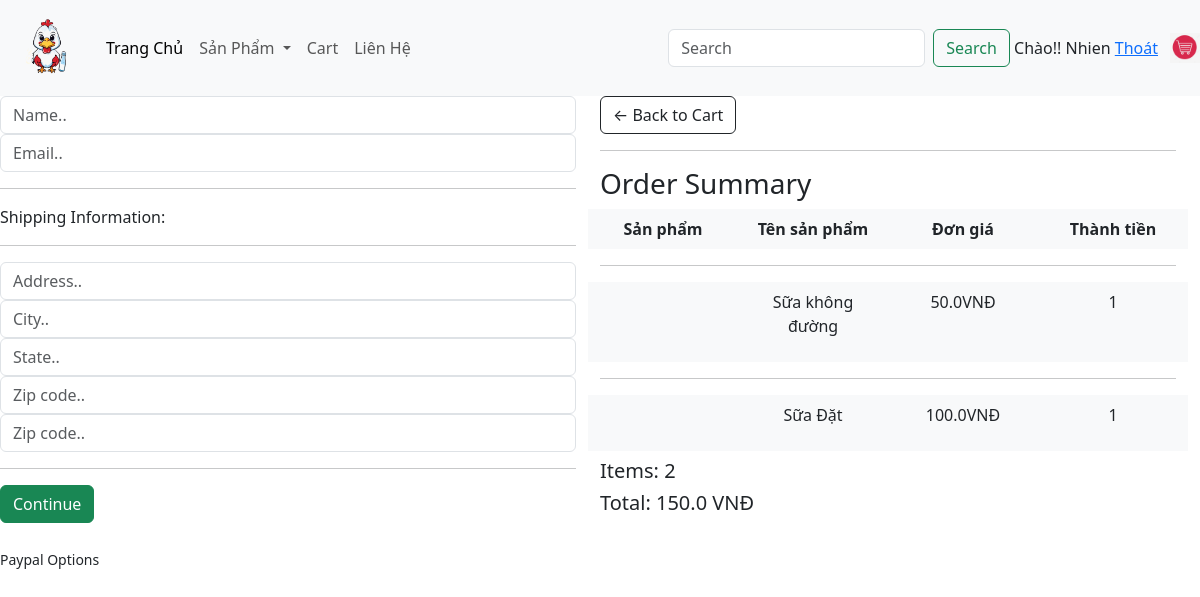
/checkout/ (signed in), run on an earlier commit of the app's database.
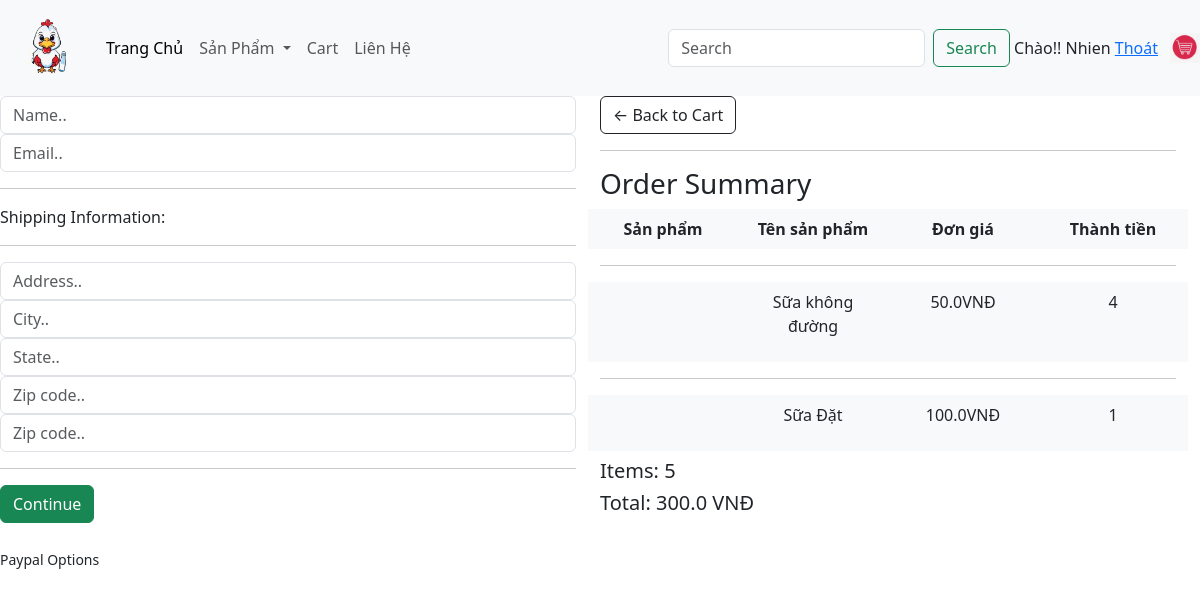
And on a later commit of the database.
### app/models.py (models this page shows, shortened)
class OrderItem(models.Model):
    product = models.ForeignKey(Product, on_delete=models.SET_NULL,blank=True, null=True)
    order = models.ForeignKey(Order, on_delete=models.SET_NULL,blank=True, null=True)
    quantity = models.IntegerField(default=0, null=True, blank=False)
    date_added = models.DateTimeField(auto_now_add=True)
    @property
    def get_total(self):
        total = self.product.price * self.quantity
        return total

class Order(models.Model):
    Customer = models.ForeignKey(User, on_delete=models.SET_NULL, null=True, blank=False)
    date_order = models.DateTimeField(auto_now_add=True)
    complete = models.BooleanField(default=False, null=True, blank=False)
    transaction_id = models.CharField(max_length=200, null = True)
    @property
    def get_cart_items(self):
        orderitems = self.orderitem_set.all()
        total = sum([item.quantity for item in orderitems ])
        return total
    @property
    def get_cart_total(self):
        orderitems = self.orderitem_set.all()
        total = sum([item.get_total for item in orderitems ])
        return total

class Product(models.Model):
    category = models.ManyToManyField(Category,related_name='products')
    name = models.CharField(max_length=200, null=True)
    price = models.FloatField()
    digital = models.BooleanField(default=False, null=True, blank=False)
    image = models.ImageField(null=True, blank=True)
    detail = models.TextField(null=True, blank=True)
    @property
    def ImageURL(self):
        try:
            url = self.image.url
        except:
            url = ''
        return url

### app/views.py (the view)
# urls.py: path('checkout/', views.checkout, name="checkout"),
def checkout(request):
    context={}
    if request.user.is_authenticated:
        customer = request.user
        order, created = Order.objects.get_or_create(Customer=customer, complete=False)
        items = order.orderitem_set.all()
        cartItems = order.get_cart_items
        user_login = "show"
        User_not_login = "hidden"
    else:
        items = []
        order = {'order.get_cart_items':0,'order.get_cart_total':0}
        cartItems = order['get_cart_items']
        user_login = "hidden"
        User_not_login = "show"
    categories = Category.objects.filter(is_sub=False)
    context = {'items': items, 'order': order,'user_login':user_login,'User_not_login':User_not_login,'cartItems':cartItems,'categories':categories}
    return render(request, 'app/checkout.html', context)

### app/templates/app/checkout.html
{% extends 'app/base.html' %}
{% load static %}
{% block content_checkout %}
     <div class="row" style='width:100%'>
		<div class="col-lg-6">
			<div class="box-element" id="form-wrapper">
				<form id="form">
					<div id="user-info">
						<div class="form-field">
							<input required class="form-control" type="text" name="name" placeholder="Name..">
						</div>
						<div class="form-field">
							<input required class="form-control" type="email" name="email" placeholder="Email..">
						</div>
					</div>
					<div id="shipping-info">
						<hr>
						<p>Shipping Information:</p>
						<hr>
						<div class="form-field">
							<input class="form-control" type="text" name="address" placeholder="Address..">
						</div>
						<div class="form-field">
							<input class="form-control" type="text" name="city" placeholder="City..">
						</div>
						<div class="form-field">
							<input class="form-control" type="text" name="state" placeholder="State..">
						</div>
						<div class="form-field">
							<input class="form-control" type="text" name="zipcode" placeholder="Zip code..">
						</div>
						<div class="form-field">
							<input class="form-control" type="text" name="country" placeholder="Zip code..">
						</div>
					</div>
					<hr>
					<input id="form-button" class="btn btn-success btn-block" type="submit" value="Continue">
				</form>
			</div>
			<br>
			<div class="box-element hidden" id="payment-info">
				<small>Paypal Options</small>
			</div>
		</div>
		<div class="col-lg-6">
			<div class="box-element">
				<a  class="btn btn-outline-dark" href="{% url 'cart' %}">&#x2190; Back to Cart</a>
				<hr>
				<h3>Order Summary</h3>
				<div class="row bg-light py-2 mb-2 d-none d-md-flex">
					<div style="flex:1; text-align:center;"><strong>Sản phẩm</strong></div>
					<div style="flex:1; text-align:center;"><strong>Tên sản phẩm</strong></div>
					<div style="flex:1; text-align:center;"><strong>Đơn giá</strong></div>
					<div style="flex:1; text-align:center;"><strong>Thành tiền</strong></div>
				</div>
				{%for item in items %}
				<hr>
				<div class="row bg-light py-2 mb-2 d-none d-md-flex">
					<div style="flex:1; text-align:center;"><img class="row-image" style="max-width: 100px;" src="{{item.product.ImageURL}}"></div>
					<div style="flex:1; text-align:center;"><p>{{item.product.name}}</p></div>
					<div style="flex:1; text-align:center;"><p>{{item.product.price}}VNĐ</p></div>
					<div style="flex:1; text-align:center;"><p>{{item.quantity}}</p></div>
				</div>
				{%endfor%}
				<h5>Items:   {{order.get_cart_items}}</h5>
				<h5>Total:   {{order.get_cart_total}} VNĐ</h5>
			</div>
		</div>
	</div>
{% endblock content_checkout %}

What changed in the data, as far as the page shows it:
changed OrderItem "Sữa không đường": quantity "1" → "4"
changed through a linked row, Order: get_cart_items "2" → "5"; get_cart_total "150.0" → "300.0"
